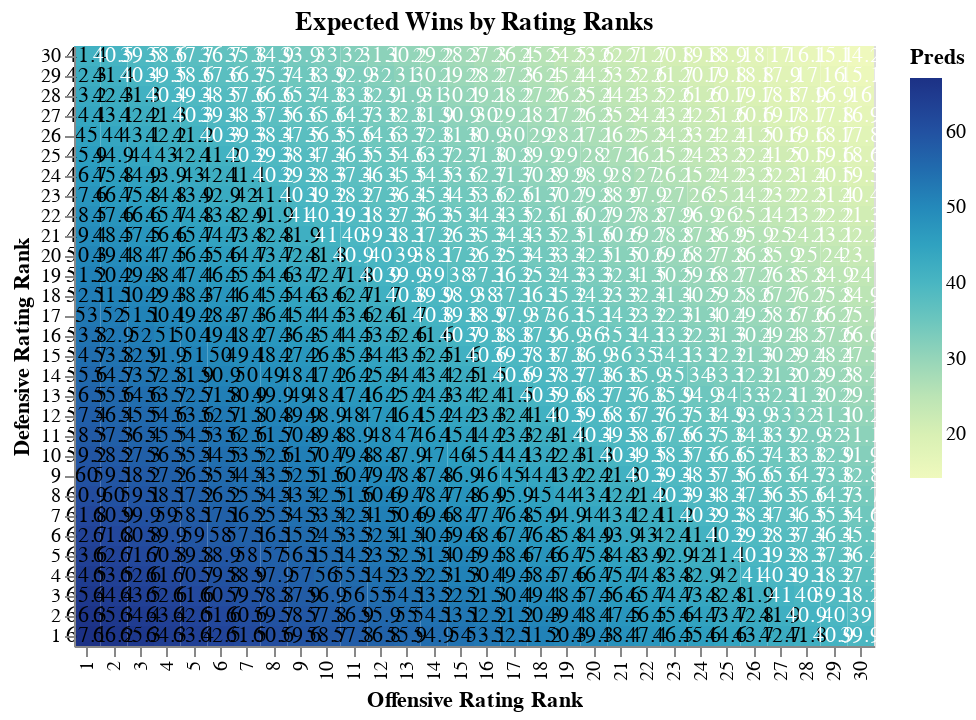

Write notebook code for a chart like this one.
### Code cell
graph = alt.Chart(ranking_wins_df).mark_rect().encode(
    x=alt.X('Off_Rating_Rank:O', axis = alt.Axis(title='Offensive Rating Rank')),
    y=alt.Y('Def_Rating_Rank:O', axis = alt.Axis(title='Defensive Rating Rank'),
            scale=alt.Scale(domain=[x for x in np.arange(30, 0, -1)])),
    color='Preds:Q'
)

text = alt.Chart(ranking_wins_df).mark_text(baseline='middle').encode(
    x='Off_Rating_Rank:O',
    y=alt.Y('Def_Rating_Rank:O', scale=alt.Scale(domain=[x for x in np.arange(30, 0, -1)])),
    text='Preds:Q',
    color = alt.condition(datum.Preds > 41,
                         alt.value('black'),
                         alt.value('white'))
)


graph = graph.properties(title='Expected Wins by Rating Ranks')

graph + text

### Figure 1 — Vega-Lite specification as saved in the notebook (floating-point values rounded to 4 significant figures; data arrays with more than 128 entries replaced by an {"elided": "..."} marker saying what was removed)
{"$schema": "https://vega.github.io/schema/vega-lite/v2.6.0.json", "config": {"view": {"height": 300, "width": 400}}, "datasets": {"data-b6f2b16537f4ab990ac6be8a7459ee94": {"elided": "900 records"}}, "layer": [{"data": {"name": "data-b6f2b16537f4ab990ac6be8a7459ee94"}, "encoding": {"color": {"field": "Preds", "type": "quantitative"}, "x": {"axis": {"title": "Offensive Rating Rank"}, "field": "Off_Rating_Rank", "type": "ordinal"}, "y": {"axis": {"title": "Defensive Rating Rank"}, "field": "Def_Rating_Rank", "scale": {"domain": [30, 29, 28, 27, 26, 25, 24, 23, 22, 21, 20, 19, 18, 17, 16, 15, 14, 13, 12, 11, 10, 9, 8, 7, 6, 5, 4, 3, 2, 1]}, "type": "ordinal"}}, "mark": "rect", "title": "Expected Wins by Rating Ranks"}, {"data": {"name": "data-b6f2b16537f4ab990ac6be8a7459ee94"}, "encoding": {"color": {"condition": {"test": "(datum.Preds > 41)", "value": "black"}, "value": "white"}, "text": {"field": "Preds", "type": "quantitative"}, "x": {"field": "Off_Rating_Rank", "type": "ordinal"}, "y": {"field": "Def_Rating_Rank", "scale": {"domain": [30, 29, 28, 27, 26, 25, 24, 23, 22, 21, 20, 19, 18, 17, 16, 15, 14, 13, 12, 11, 10, 9, 8, 7, 6, 5, 4, 3, 2, 1]}, "type": "ordinal"}}, "mark": {"baseline": "middle", "type": "text"}}]}
